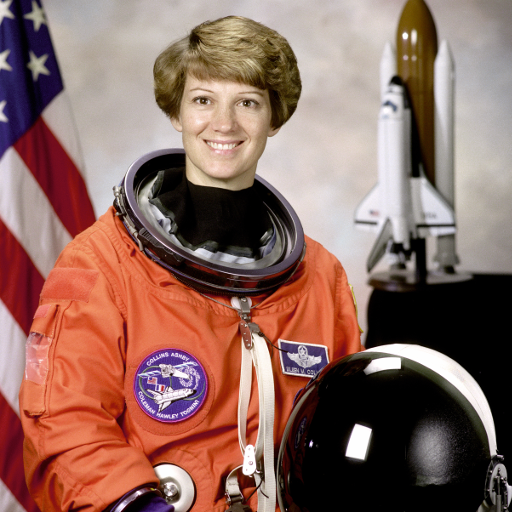
#> input picture img1.png, 512 x 512 px, found by its file name
$ jupyter execute 'Fast_Library_for_Approximate_Nearest_Neighbors_(FLANN).ipynb'
#> lines starting #> are read from the running program, lines starting #| are printed output that depends on the picture
<a href="https://colab.research.google.com/github/b-karapet/colab-notebooks/blob/main/Fast_Library_for_Approximate_Nearest_Neighbors_(FLANN).ipynb" target="_parent"></a>

[cell 1]
import cv2
import matplotlib.pyplot as plt

img1 = cv2.imread("sample_data/img1.png")
#> img1 is the input picture: shape (512, 512, 3); mean B, G, R 96.5, 105.8, 141.6
img2 = cv2.imread("sample_data/img2.png")
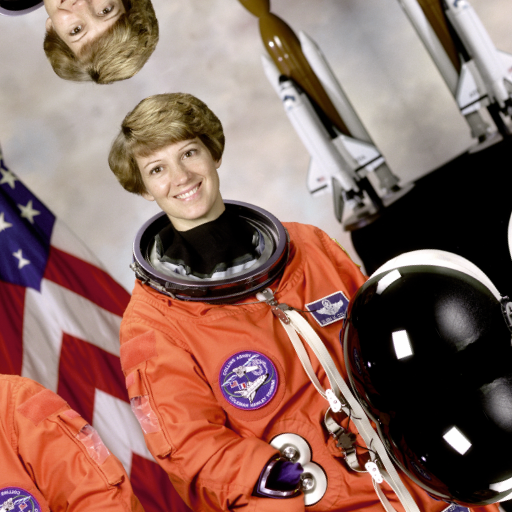
#> input picture img2.png, 512 x 512 px, found by its file name
#> img2 is the input picture: shape (512, 512, 3); mean B, G, R 97.1, 106.6, 141.8

FLANN_INDEX_KDTREE = 1
index_params = dict(algorithm=FLANN_INDEX_KDTREE, trees=5)

FLANN_INDEX_LSH = 6
index_params = dict(
    algorithm=FLANN_INDEX_LSH, table_number=12, key_size=20, multi_probe_level=2
)

search_params = dict(checks=50)

sift = cv2.SIFT_create()

kp1, des1 = sift.detectAndCompute(img1, None)
#> kp1 = 1105 keypoints; strongest (x, y, size): (358, 442, 18.8), (311, 444, 2.6), (139, 493, 3.4), (389, 358, 21.5)
kp2, des2 = sift.detectAndCompute(img2, None)
#> kp2 = 1282 keypoints; strongest (x, y, size): (457, 440, 15.2), (402, 344, 15.1), (424, 459, 2.1), (369, 364, 2.1)

FLANN_INDEX_KDTREE = 1
index_params = dict(algorithm=FLANN_INDEX_KDTREE, trees=5)
search_params = dict(checks=50)
flann = cv2.FlannBasedMatcher(index_params, search_params)

matches = flann.knnMatch(des1, des2, k=2)
#> matches = 1105 matches

matchesMask = [[0, 0] for i in range(len(matches))]
#> matchesMask = 1105 pairs, first value 0 to 0, second value 0 to 0

for i, (m, n) in enumerate(matches):
    if m.distance < 0.7 * n.distance:
        matchesMask[i] = [1, 0]
#> after the loop, matchesMask = 1105 pairs, first value 0 to 1, second value 0 to 0

draw_params = dict(
    matchColor=(0, 255, 0),
    singlePointColor=(255, 0, 0),
    matchesMask=matchesMask,
    flags=cv2.DrawMatchesFlags_DEFAULT,
)
#> draw_params = 4 items

img3 = cv2.drawMatchesKnn(img1, kp1, img2, kp2, matches, None, **draw_params)
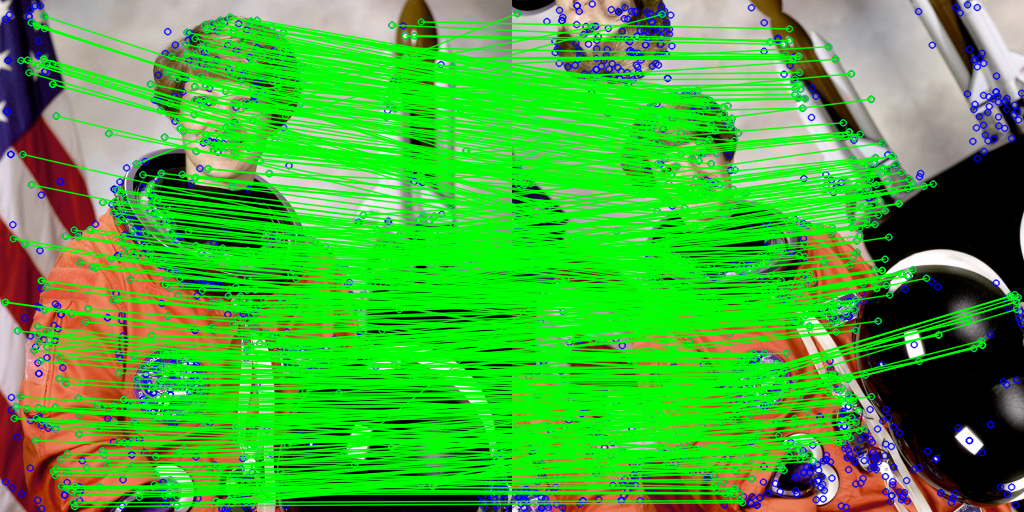
#> img3: shape (512, 1024, 3); mean B, G, R 57.5, 171.5, 72.1

plt.imshow(cv2.cvtColor(img3, cv2.COLOR_BGR2RGB))   # convert BGR to RGB for display
plt.axis("off")
plt.show()
